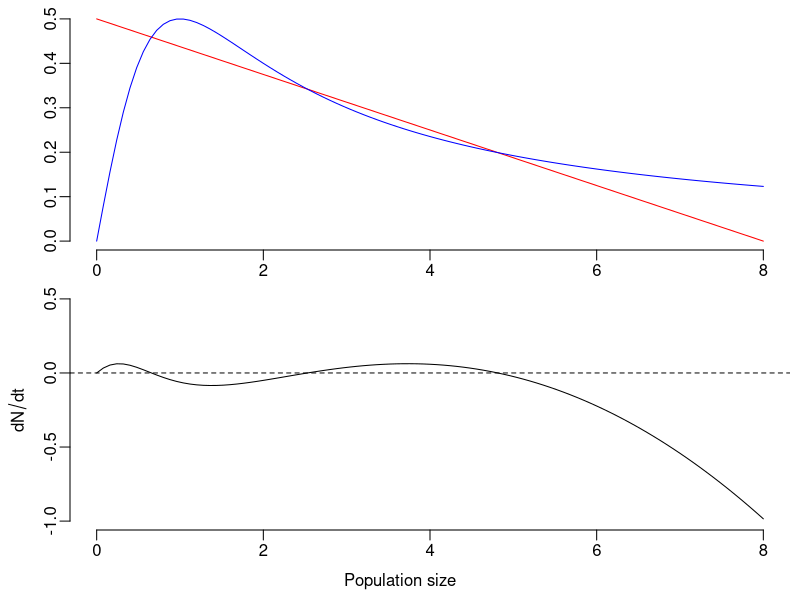

The R source for this figure:
dwormst1 <- function(n, r, k) {
    r * (1 - n / k)
}

dwormst2 <- function(n, r, k) {
    n / (1 + n^2)
}

dworms <- function(n, r, k) {
     n * (dwormst1(n, r, k) - dwormst2(n, r, k))
}


solworms <- function(r, k) {
    # browser()
    x <- seq(0.01, k, length.out = 1000)
    s <- dwormst1(x, r, k) - dwormst2(x, r, k)
    p <- diff(s < 0)
    
    solPoints <- which(p != 0)
    solTypes <- p[solPoints]
    
    roots <- sapply(solPoints, function(i) {
        uniroot(interval = x[c(i - 1, i + 1)], 
                f = function(n) dwormst1(n, r, k) - dwormst2(n, r, k))$root
    })
    
    return(list(roots = roots, types = solTypes))
}

solworms(0.5, 8)

r <- 0.5
k <- 8

par(mfrow = 2:1, mar = c(1, 3, 0, 0) + 0.5, oma = c(2, 0, 0, 0), mgp = c(2, 0.5, 0))

curve(dwormst1(x, r, k), from = 0, to = 8, col = 'red', frame.plot = FALSE, 
      xlab = '', ylab = '')
curve(dwormst2(x, r, k), col = 'blue', add = TRUE)

curve(dworms(x, 0.5, 8), from = 0, to = 8, xlab = 'Population size', ylab = expression(dN/dt), 
      frame.plot = FALSE, ylim = c(-1, 0.5))
abline(h = 0, lty = 2)

mtext('Population size', side = 1, outer = TRUE, line = 0.5)
